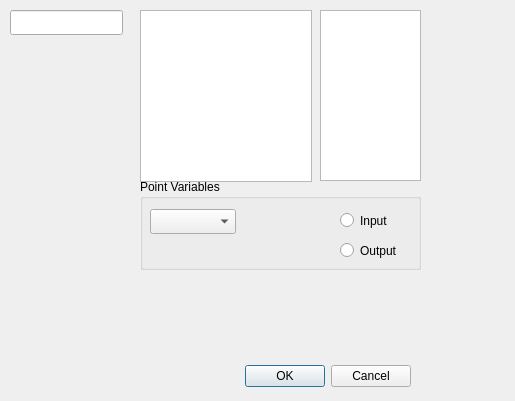
<?xml version="1.0" encoding="UTF-8"?>
<ui version="4.0">
 <class>ElementEditor</class>
 <widget class="QDialog" name="ElementEditor">
  <property name="geometry">
   <rect>
    <x>0</x>
    <y>0</y>
    <width>515</width>
    <height>401</height>
   </rect>
  </property>
  <property name="windowTitle">
   <string>Dialog</string>
  </property>
  <widget class="QDialogButtonBox" name="buttonBox">
   <property name="geometry">
    <rect>
     <x>70</x>
     <y>360</y>
     <width>341</width>
     <height>32</height>
    </rect>
   </property>
   <property name="orientation">
    <enum>Qt::Horizontal</enum>
   </property>
   <property name="standardButtons">
    <set>QDialogButtonBox::Cancel|QDialogButtonBox::Ok</set>
   </property>
  </widget>
  <widget class="QGraphicsView" name="graphicsView">
   <property name="geometry">
    <rect>
     <x>140</x>
     <y>10</y>
     <width>172</width>
     <height>172</height>
    </rect>
   </property>
  </widget>
  <widget class="QLineEdit" name="lineEdit">
   <property name="geometry">
    <rect>
     <x>10</x>
     <y>10</y>
     <width>113</width>
     <height>25</height>
    </rect>
   </property>
  </widget>
  <widget class="QListWidget" name="listWidget">
   <property name="geometry">
    <rect>
     <x>320</x>
     <y>10</y>
     <width>101</width>
     <height>171</height>
    </rect>
   </property>
  </widget>
  <widget class="QGroupBox" name="groupBox">
   <property name="geometry">
    <rect>
     <x>140</x>
     <y>179</y>
     <width>281</width>
     <height>91</height>
    </rect>
   </property>
   <property name="title">
    <string>Point Variables</string>
   </property>
   <widget class="QRadioButton" name="radioPointInput">
    <property name="geometry">
     <rect>
      <x>200</x>
      <y>30</y>
      <width>61</width>
      <height>23</height>
     </rect>
    </property>
    <property name="text">
     <string>Input</string>
    </property>
   </widget>
   <widget class="QRadioButton" name="radioPointOutput">
    <property name="geometry">
     <rect>
      <x>200</x>
      <y>60</y>
      <width>71</width>
      <height>23</height>
     </rect>
    </property>
    <property name="text">
     <string>Output</string>
    </property>
   </widget>
   <widget class="QComboBox" name="comboDataType">
    <property name="geometry">
     <rect>
      <x>10</x>
      <y>30</y>
      <width>86</width>
      <height>25</height>
     </rect>
    </property>
   </widget>
  </widget>
 </widget>
 <resources/>
 <connections>
  <connection>
   <sender>buttonBox</sender>
   <signal>accepted()</signal>
   <receiver>ElementEditor</receiver>
   <slot>accept()</slot>
   <hints>
    <hint type="sourcelabel">
     <x>248</x>
     <y>254</y>
    </hint>
    <hint type="destinationlabel">
     <x>157</x>
     <y>274</y>
    </hint>
   </hints>
  </connection>
  <connection>
   <sender>buttonBox</sender>
   <signal>rejected()</signal>
   <receiver>ElementEditor</receiver>
   <slot>reject()</slot>
   <hints>
    <hint type="sourcelabel">
     <x>316</x>
     <y>260</y>
    </hint>
    <hint type="destinationlabel">
     <x>286</x>
     <y>274</y>
    </hint>
   </hints>
  </connection>
 </connections>
</ui>
